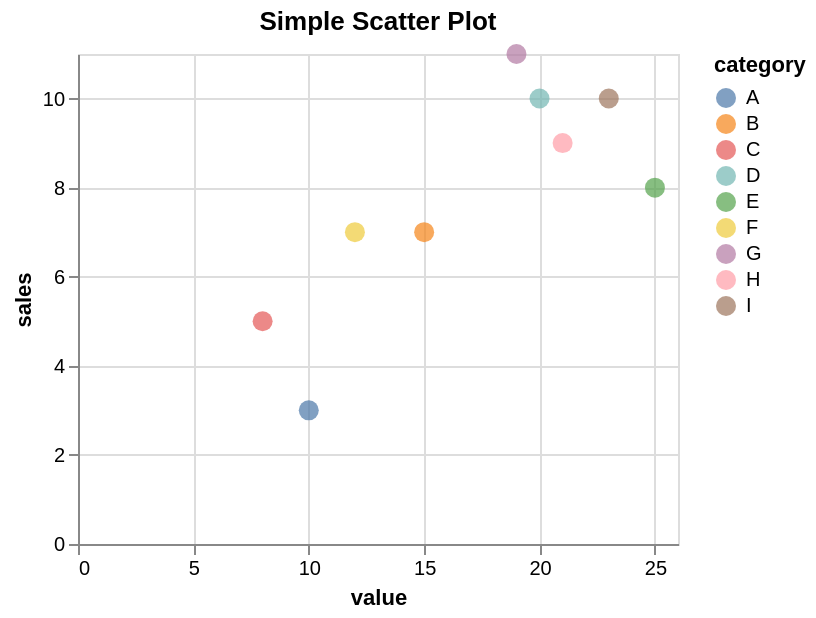

Vega-Lite specification for this chart:
### Vega-Lite specification from a JSON file in a GitHub repository (floating-point values rounded to 4 significant figures)
{"$schema": "https://vega.github.io/schema/vega-lite/v5.20.1.json", "config": {"view": {"continuousHeight": 300, "continuousWidth": 300}}, "data": {"name": "data-7236977939362759d3deb27d6bb3940b"}, "datasets": {"data-7236977939362759d3deb27d6bb3940b": [{"category": "A", "month": "Jan", "sales": 3, "value": 10}, {"category": "B", "month": "Feb", "sales": 7, "value": 15}, {"category": "C", "month": "Mar", "sales": 5, "value": 8}, {"category": "D", "month": "Apr", "sales": 10, "value": 20}, {"category": "E", "month": "May", "sales": 8, "value": 25}, {"category": "F", "month": "Jun", "sales": 7, "value": 12}, {"category": "G", "month": "Jul", "sales": 11, "value": 19}, {"category": "H", "month": "Aug", "sales": 9, "value": 21}, {"category": "I", "month": "Sep", "sales": 10, "value": 23}]}, "encoding": {"color": {"field": "category", "type": "nominal"}, "x": {"field": "value", "type": "quantitative"}, "y": {"field": "sales", "type": "quantitative"}}, "height": 245, "mark": {"size": 100, "type": "circle"}, "title": "Simple Scatter Plot", "width": "container"}
